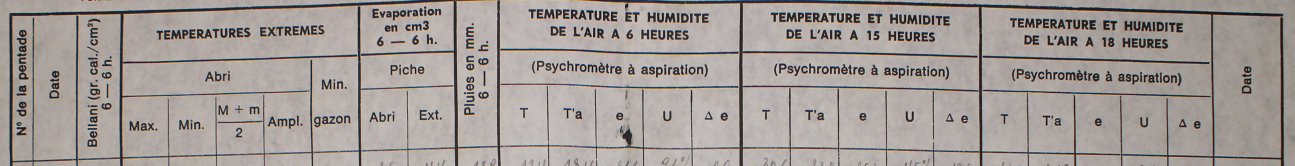
#> input picture taulu/header.png, 3884 x 497 px (shown at 1/3 size); its folder holds only this picture in this run
$ python -i table_and_cell_detection_model.py   (imports and definitions only)
#> lines starting #> are read from the running program, lines starting #| are printed output that depends on the picture; after the words box and inside, x2 and y2 are one past the last pixel; in counts of white or black regions, pixels touching at a corner belong together
#!/usr/bin/env python
import os, argparse, glob, tempfile, shutil, warnings
import cv2
import numpy as np
import matplotlib.pyplot as plt
from sklearn.cluster import KMeans

def detect_lines(image, kernel_size, iterations):
    '''
    Detects lines in an image using morphological operations and returns the contours of the detected lines.

    This function processes an input image to detect lines by applying binary thresholding followed by a series of morphological operations (erosion and dilation). It first converts the image to grayscale if necessary, then uses a rectangular structuring element to enhance line structures in the image. The resulting lines are detected by finding contours on the processed image.

    Parameters
    --------------
    image :
        The input image in which lines are to be detected. The image can be in grayscale or BGR format; if in BGR format, it will be converted to grayscale.

    kernel_size : tuple of int
        The size of the structuring element used for the morphological operations. This tuple determines the dimensions of the rectangular kernel (width, height) that will be used for erosion and dilation.

    iterations : int
        The number of times the morphological operations (erosion and dilation) will be applied. Increasing the number of iterations can help to connect broken lines or separate closely spaced lines.

    Returns
    --------------
    contours : list of numpy.ndarray
        A list of contours representing the detected lines in the image. Each contour is an array of points that outline a detected line.
    '''


    # Convert to grayscale if necessary
    if len(image.shape) == 3:
        gray = cv2.cvtColor(image, cv2.COLOR_BGR2GRAY)
    else:
        gray = image

    # Use binary thresholding
    _, img_bin = cv2.threshold(gray, 0, 255, cv2.THRESH_BINARY_INV + cv2.THRESH_OTSU)

    # Define a kernel for morphological operations
    kernel = cv2.getStructuringElement(cv2.MORPH_RECT, kernel_size)

    # Detect lines using morphological operations
    eroded_image = cv2.erode(img_bin, kernel, iterations=iterations)
    lines = cv2.dilate(eroded_image, kernel, iterations=iterations)

    # Find contours of the lines
    contours, _ = cv2.findContours(lines, cv2.RETR_EXTERNAL, cv2.CHAIN_APPROX_SIMPLE)

    return contours


def calculate_average_angle(contours, orientation='horizontal'):
    '''
    Calculates the average angle of contours relative to the specified orientation (horizontal or vertical).

    This function computes the angles of a set of contours based on their bounding rectangles. Depending on the specified orientation, it calculates the angle between the width and height of each contour's bounding box. The function then returns the average angle of all contours, which can provide insight into the overall alignment or skewness of the detected shapes.

    Parameters
    --------------
    contours : list
        A list of contours, where each contour is an array of points representing a detected shape in the image.

    orientation : str, optional
        The reference orientation for calculating angles. Accepts 'horizontal' or 'vertical'.
        - 'horizontal': The angle is calculated relative to the horizontal axis (based on width and height).
        - 'vertical': The angle is calculated relative to the vertical axis (based on height and width).
        The default value is 'horizontal'.

    Returns
    --------------
    average_angle : float
        The average angle of the contours relative to the specified orientation, measured in degrees.
        If no valid angles are found, the function returns 0.
    '''

    angles = []
    for contour in contours:
        x, y, w, h = cv2.boundingRect(contour)
        if orientation == 'horizontal' and w > 0:  # Avoid division by zero
            angle = np.degrees(np.arctan2(h, w))
        elif orientation == 'vertical' and h > 0:  # Avoid division by zero
            angle = np.degrees(np.arctan2(w, h))
        else:
            continue
        angles.append(angle)

    if angles:
        average_angle = np.mean(angles)
    else:
        average_angle = 0

    return average_angle


def deskew(image):
    '''
    Rotates the entire image (page) while keeping text naturally aligned.

    This function detects the skew angle of horizontal lines and rotates the page accordingly.
    The text remains visually undistorted because it rotates with the page, maintaining correct orientation.

    Parameters
    --------------
    image :
        The input image that needs to be deskewed.

    Returns
    --------------
    deskewed_image :
        The deskewed image after rotation (the image itself if it is not skewed).

    skew_angle : float
        The detected skew angle in degrees (0 if the image is not skewed), to rotate other images of the same table in the same way.
    '''

    # Detect horizontal lines and calculate the average skew angle
    hor_contours = detect_lines(image, (np.array(image).shape[1] // 20, 1), iterations=1)
    hor_angle = calculate_average_angle(hor_contours, orientation='horizontal')

    # If the detected angle is too small, no need to rotate
    if abs(hor_angle) < 0.1:
        print("[DEBUG] No significant skew detected. Returning original image ...")
        return image, 0.0

    # Get image dimensions
    (h, w) = image.shape[:2]
    center = (w // 2, h // 2)  # Compute the center of rotation

    # Compute rotation matrix
    M = cv2.getRotationMatrix2D(center, -hor_angle, 1.0)  # Rotate page to align it

    # Rotate the image using affine transformation
    deskewed_image = cv2.warpAffine(image, M, (w, h), flags=cv2.INTER_CUBIC, borderMode=cv2.BORDER_REPLICATE)

    print(f"[DEBUG] Detected skew angle: {hor_angle:.2f} degrees (Page Rotated) ...")

    return deskewed_image, hor_angle


# [709 lines left out: functions filter_contours, group_contours_into_columns, add_missing_rois, reduce_noise, remove_vertical_lines, table_and_cell_detection, not called in this run]

>>> import cv2
>>> picture = cv2.imread('../taulu/header.png')
#> picture is the input picture: shape (497, 3884, 3); mean B, G, R 151.9, 155.9, 163.2
>>> result = deskew(picture)
#> in detect_lines, `gray = cv2.cvtColor(image, cv2.COLOR_BGR2GRAY)`:
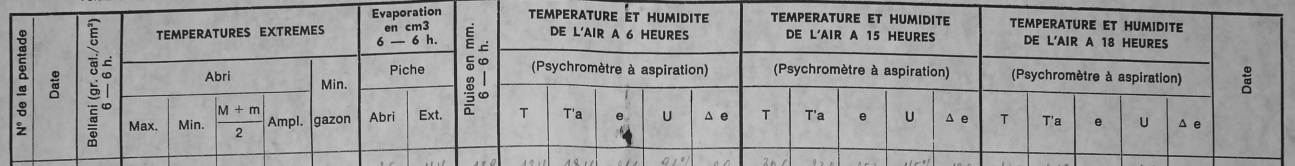
#> gray: shape (497, 3884) (shown at 1/3 size); min 5, max 216, mean 157.6
#> in detect_lines, `_, img_bin = cv2.threshold(gray, 0, 255, cv2.THRESH_BINARY_INV + cv2.T..`:
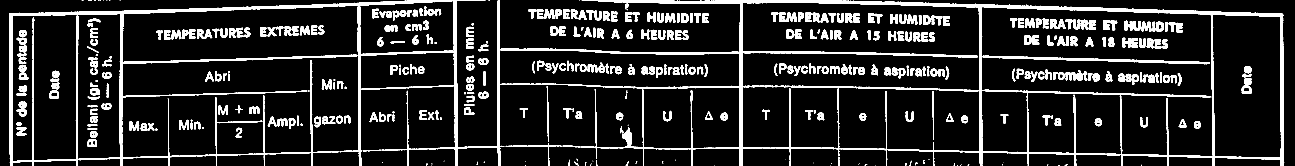
#> img_bin: shape (497, 3884) (shown at 1/3 size); 12.1% white; 452 white regions (56 under 20 px), largest, box (x1, y1, x2, y2) and area: (1745, 0, 3853, 497) 52009, (27, 0, 1511, 497) 42499, (1060, 19, 1361, 497) 4518
#> in detect_lines, `eroded_image = cv2.erode(img_bin, kernel, iterations=iterations)`:
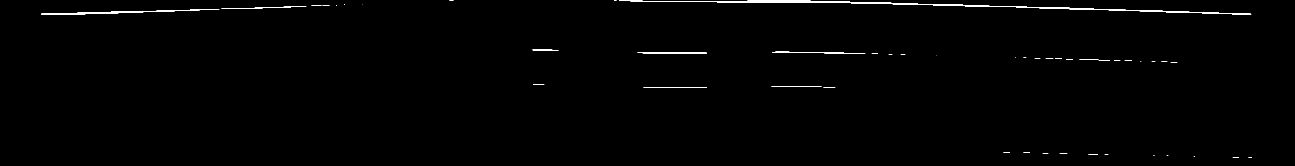
#> eroded_image: shape (497, 3884) (shown at 1/3 size); 0.6% white; 45 white regions (23 under 20 px), largest, box (x1, y1, x2, y2) and area: (1857, 1, 3754, 45) 6713, (125, 27, 658, 45) 1874, (1912, 158, 2120, 162) 652
#> in detect_lines, `lines = cv2.dilate(eroded_image, kernel, iterations=iterations)`:
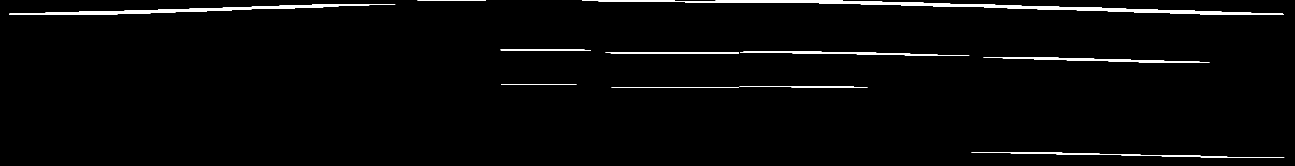
#> lines: shape (497, 3884) (shown at 1/3 size); 2% white; 17 white regions
#> in detect_lines, `contours, _ = cv2.findContours(lines, cv2.RETR_EXTERNAL, cv2.CHAIN_APP..`: contours = 17 contours, 4 with area under 20; largest, box (x1, y1, x2, y2) and area: (1746, 0, 3851, 45) 14072, (29, 14, 1132, 45) 7207, (2950, 172, 3629, 187) 2516, (2220, 155, 2813, 164) 1837, (1816, 158, 2217, 162) 1022
#> in deskew, `hor_contours = detect_lines(image, (np.array(image).shape[1] // 20, 1)..`: hor_contours has the same summary as contours in detect_lines
#> the loop in calculate_average_angle, `for contour in contours:` made 17 passes
#> (contour, x, y, w, h, angle) on passes 2, 10, 15, 17: ([[3485, 469], [3681, 469]], 3485, 469, 197, 1, 0.291), ([[2714, 166], [2907, 166]], 2714, 166, 194, 1, 0.295), ([[992, 12], [1185, 12]], 992, 12, 194, 1, 0.295), ([[1252, 0], [1457, 0]], 1252, 0, 206, 1, 0.278)
#> (x, y, w, h, angle) on passes 1, 3, 4, 5, 6, 7: (3602, 472, 251, 2, 0.457), (3364, 466, 238, 2, 0.481), (3169, 462, 253, 2, 0.453), (2914, 457, 385, 4, 0.595), (1834, 261, 383, 3, 0.449), (2219, 258, 384, 4, 0.597)
#> after the loop in calculate_average_angle, `for contour in contours:`: angles = [0.457, 0.291, 0.481, 0.453, 0.595, 0.449, 0.597, 0.505, 1.27, 0.295, 0.572, 0.87, 0.846, 1.61, 0.295, 1.22, 0.278]
#> in calculate_average_angle, `average_angle = np.mean(angles)`: average_angle = 0.652
#> in deskew, `M = cv2.getRotationMatrix2D(center, -hor_angle, 1.0)`: M = [[1, -0.0114, 2.95], [0.0114, 1, -22.08]]
#> in deskew, `deskewed_image = cv2.warpAffine(image, M, (w, h), flags=cv2.INTER_CUBI..`:
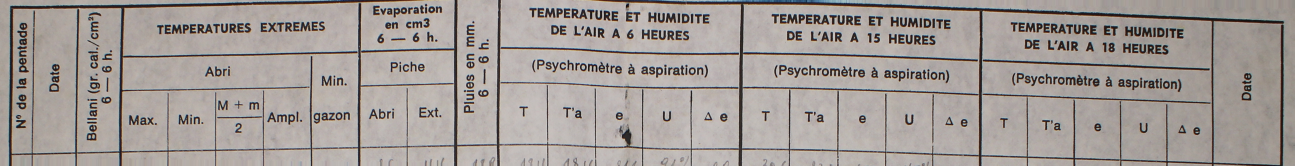
#> deskewed_image: shape (497, 3884, 3) (shown at 1/3 size); mean B, G, R 152, 156, 163.2
#> (printed output is left out)
